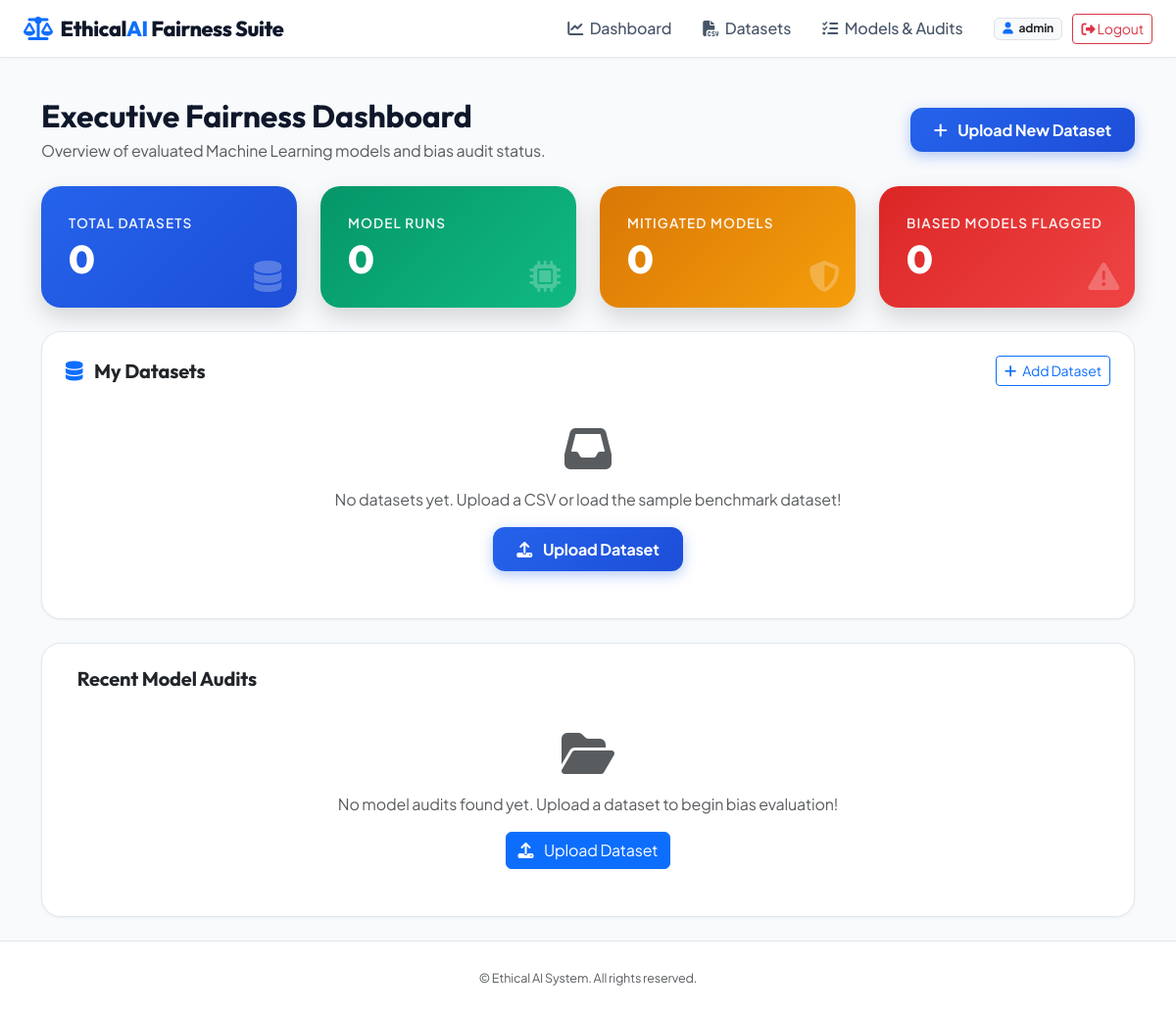
The page /dashboard (signed in) on the database as committed earlier.
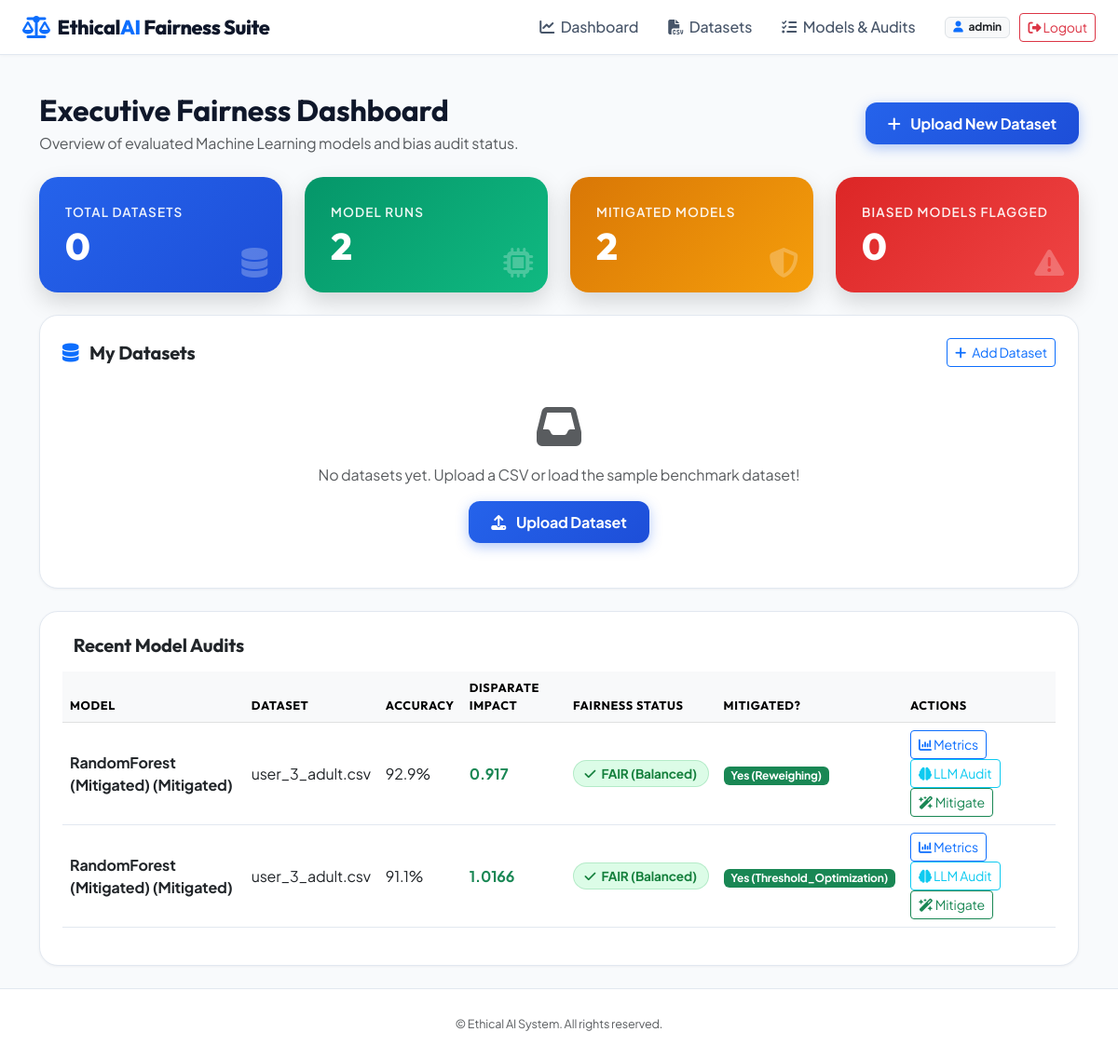
The same page on the database as committed later.
### tables this page shows
CREATE TABLE model_runs (
    id INTEGER PRIMARY KEY AUTOINCREMENT,
    user_id INTEGER NOT NULL,
    dataset_id INTEGER NOT NULL,
    model_name VARCHAR(100) NOT NULL,
    accuracy REAL NOT NULL,
    precision_score REAL NOT NULL,
    recall_score REAL NOT NULL,
    f1_score REAL NOT NULL,
    disparate_impact REAL NOT NULL,
    demographic_parity_diff REAL NOT NULL,
    equalized_odds_diff REAL NOT NULL,
    equal_opportunity_diff REAL NOT NULL,
    is_mitigated BOOLEAN DEFAULT 0,
    mitigation_method VARCHAR(100) DEFAULT 'None',
    confusion_matrix_json TEXT NOT NULL,
    fairness_status VARCHAR(50) DEFAULT 'Unchecked',
    created_at TIMESTAMP DEFAULT CURRENT_TIMESTAMP, group_metrics_json TEXT DEFAULT NULL,
    FOREIGN KEY (user_id) REFERENCES users(id) ON DELETE CASCADE,
    FOREIGN KEY (dataset_id) REFERENCES datasets(id) ON DELETE CASCADE
);

CREATE TABLE datasets (
    id INTEGER PRIMARY KEY AUTOINCREMENT,
    user_id INTEGER NOT NULL,
    filename VARCHAR(255) NOT NULL,
    filepath VARCHAR(255) NOT NULL,
    row_count INTEGER DEFAULT 0,
    column_count INTEGER DEFAULT 0,
    target_column VARCHAR(100),
    sensitive_column VARCHAR(100),
    privileged_group VARCHAR(100),
    unprivileged_group VARCHAR(100),
    uploaded_at TIMESTAMP DEFAULT CURRENT_TIMESTAMP, csv_content TEXT,
    FOREIGN KEY (user_id) REFERENCES users(id) ON DELETE CASCADE
);

### app.py (the view)
@app.route('/dashboard')
@login_required
def dashboard():
    user_id = session['user_id']
    datasets = get_user_datasets(user_id)
    conn = get_db_connection()
    cursor = conn.cursor()
    cursor.execute(
        """SELECT m.*, d.filename FROM model_runs m
           JOIN datasets d ON m.dataset_id = d.id
           WHERE m.user_id = ? ORDER BY m.created_at DESC""",
        (user_id,)
    )
    model_runs = [dict(r) for r in cursor.fetchall()]
    conn.close()
    mitigated_count = sum(1 for r in model_runs if r['is_mitigated'])
    biased_count = sum(1 for r in model_runs if 'BIASED' in r['fairness_status'])
    return render_template(
        'dashboard.html',
        datasets=datasets,
        model_runs=model_runs,
        mitigated_count=mitigated_count,
        biased_count=biased_count
    )

### templates/dashboard.html (shortened to what this page needs)
{% extends "base.html" %}
{% block content %}
<div class="container py-4">
    <div class="d-flex justify-content-between align-items-center mb-4">
        <div>
            <h2 class="fw-bold mb-1">Executive Fairness Dashboard</h2>
            <p class="text-muted mb-0">Overview of evaluated Machine Learning models and bias audit status.</p>
        </div>
        <div>
            <a href="{{ url_for('upload_page') }}" class="btn btn-primary-custom"><i class="fa-solid fa-plus me-2"></i> Upload New Dataset</a>
        </div>
    </div>
    <div class="row g-4 mb-4">
        <div class="col-md-3">
            <div class="card card-custom metric-card primary">
                <div class="metric-label">Total Datasets</div>
                <div class="metric-val">{{ datasets|length }}</div>
                <i class="fa-solid fa-database position-absolute end-0 bottom-0 m-3 opacity-25 fa-2x"></i>
            </div>
        </div>
        <div class="col-md-3">
            <div class="card card-custom metric-card success">
                <div class="metric-label">Model Runs</div>
                <div class="metric-val">{{ model_runs|length }}</div>
                <i class="fa-solid fa-microchip position-absolute end-0 bottom-0 m-3 opacity-25 fa-2x"></i>
            </div>
        </div>
        <div class="col-md-3">
            <div class="card card-custom metric-card warning">
                <div class="metric-label">Mitigated Models</div>
                <div class="metric-val">{{ mitigated_count }}</div>
                <i class="fa-solid fa-shield-halved position-absolute end-0 bottom-0 m-3 opacity-25 fa-2x"></i>
            </div>
        </div>
        <div class="col-md-3">
            <div class="card card-custom metric-card danger">
                <div class="metric-label">Biased Models Flagged</div>
                <div class="metric-val">{{ biased_count }}</div>
                <i class="fa-solid fa-triangle-exclamation position-absolute end-0 bottom-0 m-3 opacity-25 fa-2x"></i>
            </div>
        </div>
    </div>
    <div class="card card-custom p-4 mb-4">
        <div class="d-flex justify-content-between align-items-center mb-3">
            <h5 class="fw-bold mb-0"><i class="fa-solid fa-database me-2 text-primary"></i> My Datasets</h5>
            <a href="{{ url_for('upload_page') }}" class="btn btn-sm btn-outline-primary">
                <i class="fa-solid fa-plus me-1"></i> Add Dataset
            </a>
        </div>
        {% if datasets %}
            <div class="table-responsive">
                <table class="table table-hover align-middle">
                    <thead class="table-light">
                        <tr>
                            <th>Dataset</th>
                            <th>Rows</th>
                            <th>Columns</th>
                            <th>Target Column</th>
                            <th>Sensitive Attribute</th>
                            <th>Uploaded</th>
                            <th>Actions</th>
                        </tr>
                    </thead>
                    <tbody>
                        {% for ds in datasets %}
                        <tr>
                            <td>
                                <div class="fw-bold"><i class="fa-solid fa-table text-primary me-2"></i>{{ ds.filename }}</div>
                                <div class="small text-muted">
                                    Privileged: <span class="text-success fw-bold">{{ ds.privileged_group or '—' }}</span> |
                                    Unprivileged: <span class="text-danger fw-bold">{{ ds.unprivileged_group or '—' }}</span>
                                </div>
                            </td>
                            <td><span class="badge bg-secondary">{{ ds.row_count }}</span></td>
                            <td><span class="badge bg-secondary">{{ ds.column_count }}</span></td>
                            <td>
                                {% if ds.target_column %}
                                    <span class="badge bg-primary">{{ ds.target_column }}</span>
                                {% else %}
                                    <span class="text-muted small">Not set</span>
                                {% endif %}
                            </td>
                            <td>
                                {% if ds.sensitive_column %}
                                    <span class="badge bg-info text-dark">{{ ds.sensitive_column }}</span>
                                {% else %}
                                    <span class="text-muted small">Not set</span>
                                {% endif %}
                            </td>
                            <td class="small text-muted">{{ ds.uploaded_at[:10] if ds.uploaded_at else '—' }}</td>
                            <td>
                                <div class="d-flex gap-1 flex-wrap">
                                    <a href="{{ url_for('preprocess_page', dataset_id=ds.id) }}" class="btn btn-sm btn-outline-secondary" title="Configure columns">
                                        <i class="fa-solid fa-sliders me-1"></i> Configure
                                    </a>
                                    <a href="{{ url_for('train_page', dataset_id=ds.id) }}" class="btn btn-sm btn-primary" title="Train a model">
                                        <i class="fa-solid fa-play me-1"></i> Train
                                    </a>
                                    <button class="btn btn-sm btn-outline-danger" title="Delete dataset"
                                            onclick="confirmDelete({{ ds.id }}, '{{ ds.filename|replace("'", "\\'") }}')">
                                        <i class="fa-solid fa-trash"></i>
                                    </button>
                                </div>
                            </td>
                        </tr>
                        {% endfor %}
                    </tbody>
                </table>
            </div>
        {% else %}
            <div class="text-center py-4 text-muted">
                <i class="fa-solid fa-inbox fa-3x mb-3"></i>
                <p>No datasets yet. Upload a CSV or load the sample benchmark dataset!</p>
                <a href="{{ url_for('upload_page') }}" class="btn btn-primary-custom">
                    <i class="fa-solid fa-upload me-2"></i> Upload Dataset
                </a>
            </div>
        {% endif %}
    </div>
    <div class="card card-custom p-4">
        <h5 class="fw-bold mb-3"> Recent Model Audits</h5>
        {% if model_runs %}
            <div class="table-responsive">
                <table class="table table-hover align-middle">
                    <thead class="table-light">
                        <tr>
                            <th>Model</th>
                            <th>Dataset</th>
                            <th>Accuracy</th>
                            <th>Disparate Impact</th>
                            <th>Fairness Status</th>
                            <th>Mitigated?</th>
                            <th>Actions</th>
                        </tr>
                    </thead>
                    <tbody>
                        {% for run in model_runs %}
                        <tr>
                            <td class="fw-bold">{{ run.model_name }}</td>
                            <td>{{ run.filename }}</td>
                            <td>{{ (run.accuracy * 100)|round(1) }}%</td>
                            <td class="fw-bold {{ 'text-danger' if run.disparate_impact < 0.8 else ('text-warning' if run.disparate_impact < 0.9 else 'text-success') }}">
                                {{ run.disparate_impact }}
                            </td>
                            <td>
                                {% if 'BIASED' in run.fairness_status %}
                                    <span class="badge badge-biased"><i class="fa-solid fa-xmark me-1"></i> {{ run.fairness_status }}</span>
                                {% elif 'MODERATE' in run.fairness_status %}
                                    <span class="badge bg-warning text-dark"><i class="fa-solid fa-triangle-exclamation me-1"></i> {{ run.fairness_status }}</span>
                                {% else %}
                                    <span class="badge badge-fair"><i class="fa-solid fa-check me-1"></i> {{ run.fairness_status }}</span>
                                {% endif %}
                            </td>
                            <td>
                                {% if run.is_mitigated %}
                                    <span class="badge bg-success">Yes ({{ run.mitigation_method }})</span>
                                {% else %}
                                    <span class="badge bg-secondary">No</span>
                                {% endif %}
                            </td>
                            <td>
                                <a href="{{ url_for('bias_detection_page', model_run_id=run.id) }}" class="btn btn-sm btn-outline-primary me-1"><i class="fa-solid fa-chart-column"></i> Metrics</a>
                                <a href="{{ url_for('llm_audit_page', model_run_id=run.id) }}" class="btn btn-sm btn-outline-info me-1"><i class="fa-solid fa-brain"></i> LLM Audit</a>
                                <a href="{{ url_for('mitigation_page', model_run_id=run.id) }}" class="btn btn-sm btn-outline-success"><i class="fa-solid fa-wand-magic-sparkles"></i> Mitigate</a>
                            </td>
                        </tr>
                        {% endfor %}
                    </tbody>
                </table>
            </div>
        {% else %}
            <div class="text-center py-4 text-muted">
                <i class="fa-solid fa-folder-open fa-3x mb-3"></i>
                <p>No model audits found yet. Upload a dataset to begin bias evaluation!</p>
                <a href="{{ url_for('upload_page') }}" class="btn btn-primary"><i class="fa-solid fa-upload me-2"></i> Upload Dataset</a>
            </div>
        {% endif %}
    </div>
</div>
{% endblock %}

### templates/base.html (shortened to what this page needs)
<!DOCTYPE html>
<html lang="en">
<head>
    <link href="https://cdn.jsdelivr.net/npm/bootstrap@5.3.0/dist/css/bootstrap.min.css" rel="stylesheet">
    <link href="https://cdnjs.cloudflare.com/ajax/libs/font-awesome/6.4.0/css/all.min.css" rel="stylesheet">
    <link href="{{ url_for('static', filename='css/style.css') }}" rel="stylesheet">
</head>
<body>
    <nav class="navbar navbar-expand-lg navbar-light navbar-custom py-2">
        <div class="container-fluid px-4">
            <a class="navbar-brand d-flex align-items-center gap-2" href="{{ url_for('index') }}">
                <i class="fa-solid fa-scale-balanced text-primary fs-4"></i>
                <span>Ethical<span class="text-primary">AI</span> Fairness Suite</span>
            </a>
            <div class="collapse navbar-collapse" id="navbarNav">
                <ul class="navbar-nav ms-auto align-items-center">
                    {% if session.user_id %}
                        <li class="nav-item"><a class="nav-link" href="{{ url_for('dashboard') }}"><i class="fa-solid fa-chart-line me-1"></i> Dashboard</a></li>
                        <li class="nav-item"><a class="nav-link" href="{{ url_for('upload_page') }}"><i class="fa-solid fa-file-csv me-1"></i> Datasets</a></li>
                        <li class="nav-item"><a class="nav-link" href="{{ url_for('evaluation_page') }}"><i class="fa-solid fa-list-check me-1"></i> Models & Audits</a></li>
                        <li class="nav-item ms-lg-3">
                            <span class="badge bg-light text-dark border me-2"><i class="fa-solid fa-user me-1 text-primary"></i> {{ session.username }}</span>
                            <a href="{{ url_for('logout') }}" class="btn btn-sm btn-outline-danger"><i class="fa-solid fa-right-from-bracket"></i> Logout</a>
                        </li>
                    {% else %}
                        <li class="nav-item"><a class="nav-link" href="{{ url_for('index') }}">Home</a></li>
                        <li class="nav-item"><a class="nav-link btn btn-sm btn-primary text-white px-3 ms-2" href="{{ url_for('login_page') }}">Login / Register</a></li>
                    {% endif %}
                </ul>
            </div>
        </div>
    </nav>
    <main class="flex-grow-1">
        {% block content %}{% endblock %}
    </main>
    <footer>
        <div class="container text-center">
            <p class="mb-0 text-muted small">&copy; Ethical AI System. All rights reserved.</p>
        </div>
    </footer>
</body>
</html>

Rows that differ between the two databases and show on the page:
added model_runs: model_name "RandomForest (Mitigated) (Mitigated)", filename "user_3_adult.csv", (run.accuracy*100)|round(1) "92.9", disparate_impact "0.917", fairness_status "FAIR (Balanced)", mitigation_method "Reweighing"
added model_runs: model_name "RandomForest (Mitigated) (Mitigated)", filename "user_3_adult.csv", (run.accuracy*100)|round(1) "91.1", disparate_impact "1.0166", fairness_status "FAIR (Balanced)", mitigation_method "Threshold_Optimization"
Other text that changed with them:
{{ model_runs|length }}: "0" → "2"
{{ mitigated_count }}: "0" → "2"
text no longer shown: "No model audits found yet. Upload a dataset to begin bias evaluation! Upload Dataset"
text now shown: "MODEL DATASET ACCURACY DISPARATE IMPACT FAIRNESS STATUS MITIGATED? ACTIONS"
